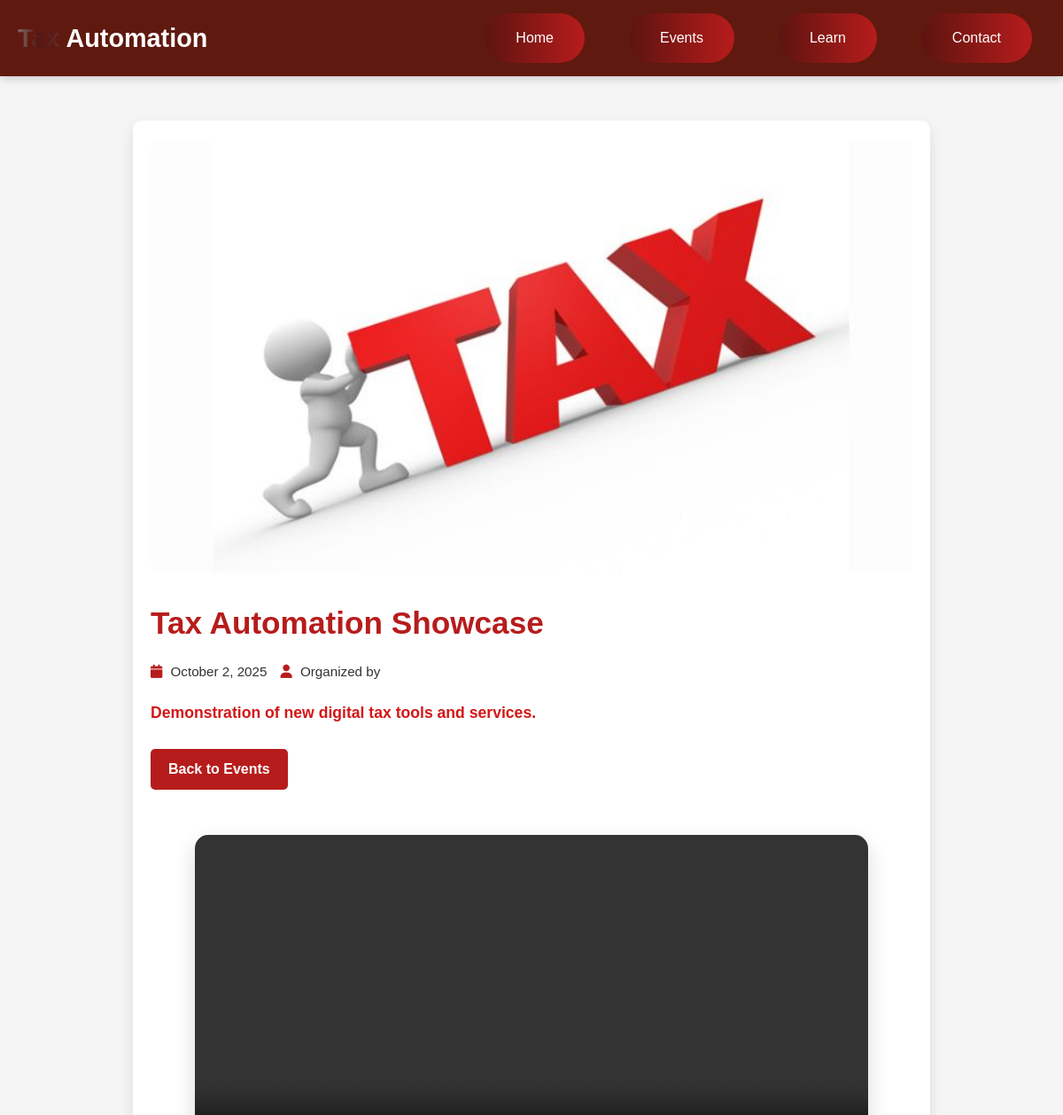
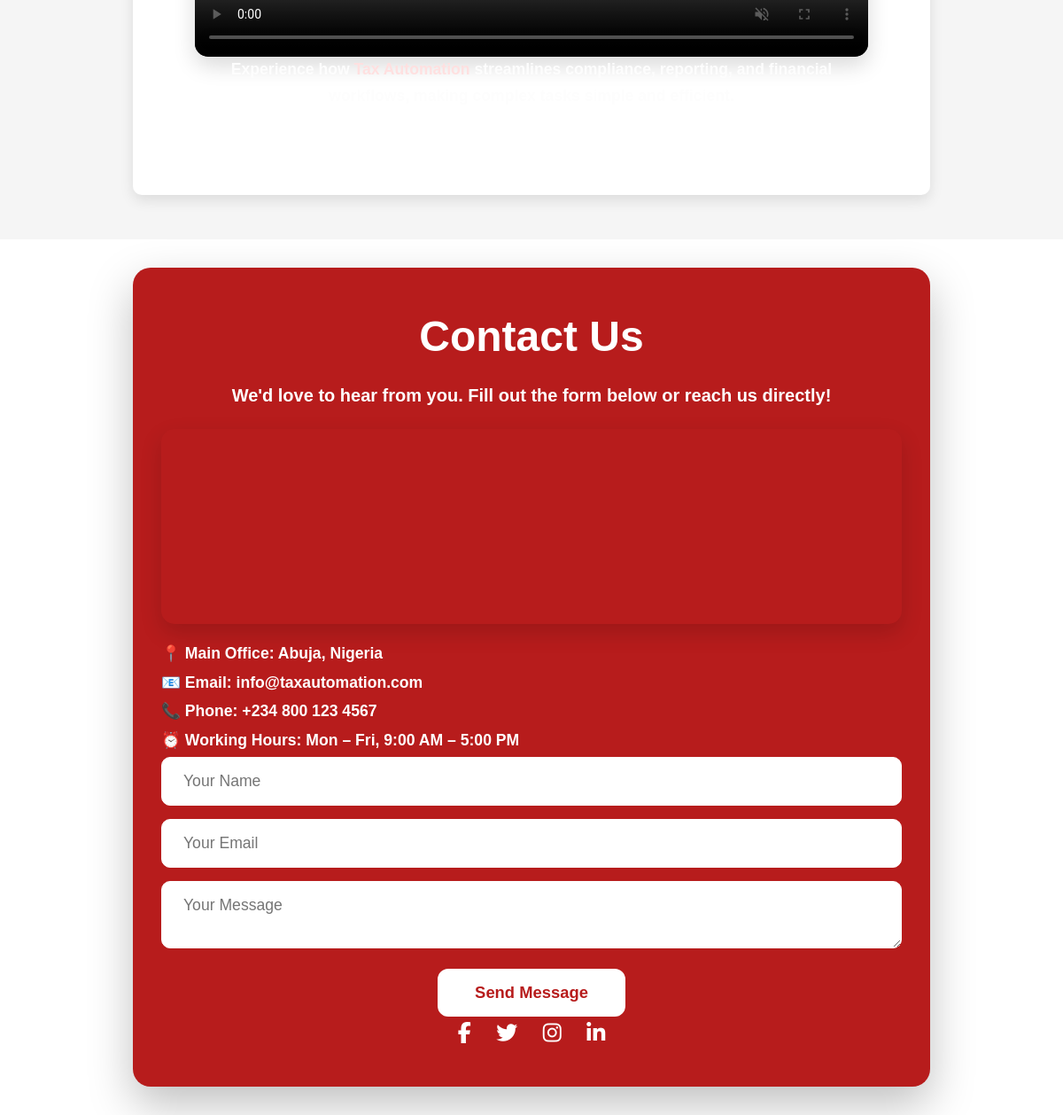
/event/2/, run on the app's committed database (2 pictures, top to bottom).
### siteapp/models.py (models this page shows, shortened)
class Event(models.Model):
    title = models.CharField(max_length=200)
    description = models.TextField(blank=True, null=True)
    image = models.ImageField(upload_to='events/')
    date = models.DateField(blank=True, null=True)
    location = models.CharField(max_length=200, blank=True, null=True)  # <-- Add this field

### siteapp/views.py (the view)
# urls.py: path('event/<int:event_id>/', views.event_detail, name='event_detail'),  # Event detail
def event_detail(request, event_id):
    event = get_object_or_404(Event, id=event_id)
    return render(request, 'siteapp/event_detail.html', {'event': event})

### siteapp/templates/siteapp/event_detail.html (shortened to what this page needs)
{% extends 'siteapp/base.html' %} {% load static %} {% block title %}{{ event.title }} | Tax Automation{% endblock %} {% block content %}
<section class="event-detail">
    {% if event.image %}
    <img src="{{ event.image.url }}" alt="{{ event.title }}"> {% endif %}
    <h1>{{ event.title }}</h1>
    <div class="event-meta">
        <span><i class="fa fa-calendar"></i> {{ event.date|date:"F j, Y" }}</span>
        <span><i class="fa fa-user"></i> Organized by {{ event.organizer }}</span>
    </div>
    <p>{{ event.description }}</p>
    <a href="{% url 'index' %}#events" class="back-link">Back to Events</a>
    <section class="normal-video-section">
        <div class="video-wrapper">
            <video autoplay muted loop controls class="normal-video">
            <source src="{% static 'siteapp/videos/background.mp4' %}" type="video/mp4">
        </video>
            <p class="video-description">
                Experience how <strong>Tax Automation</strong> streamlines compliance, reporting, and financial workflows, making complex tasks simple and efficient.
            </p>
        </div>
    </section>
</section>
{% endblock %}

### siteapp/static/siteapp/css/styles.css (style rules this page uses)
:root { --primary: #b71c1c; --accent: #ff6f61; --text-light: #fff; --text-dark: #222; }
* { margin: 0; padding: 0; box-sizing: border-box; font-family: 'Arial', sans-serif; }
body { -ms-overflow-style: none; scrollbar-width: none; overflow-y: scroll; font-family: 'DM Sans', system-ui, Arial, sans-serif; margin: 0; color: #111; background: #fff; width: 100%; }
body { line-height: 1.6; color: var(--text-dark); background: #f5f5f5; }
p { color: #d31717; line-height: 1.8; font-size: 5rem; font-weight: 570; }
a { text-decoration: none; color: inherit; font-weight: 870; color: #dad8d7; }
.event-detail { max-width: 900px; margin: 50px auto; padding: 20px; background: #fff; color: #b71c1c; border-radius: 10px; box-shadow: 0 6px 15px rgba(0, 0, 0, 0.1); font-family: 'DM Sans', sans-serif; }
.event-detail img { width: 100%; height: auto; border-radius: 10px; margin-bottom: 20px; object-fit: cover; }
.event-detail h1 { font-size: 2.2rem; margin-bottom: 15px; color: #b71c1c; font-weight: 700; }
.event-meta { display: flex; flex-wrap: wrap; gap: 15px; font-size: 0.95rem; color: #333; margin-bottom: 20px; }
.event-meta i { margin-right: 5px; color: #b71c1c; }
.event-detail p { font-size: 1.1rem; line-height: 1.7; margin-bottom: 25px; }
.back-link { display: inline-block; background: #b71c1c; color: #fff; padding: 10px 20px; border-radius: 5px; text-decoration: none; font-weight: 600; transition: background 0.3s; }
.video-description { font-size: 1.1rem; line-height: 1.7; margin-bottom: 30px; color: #fdfdfd; }
.video-description strong { color: #ffe0e0; }
.normal-video-section { justify-content: center; align-items: center; position: relative; margin-top: 40px; padding: 50px 50px; border-radius: 10px; overflow: hidden; }
.normal-video-section video { width: 100%; max-height: 500px; object-fit: cover; display: block; }
.video-wrapper { max-width: 900px; width: 100%; text-align: center; }
.normal-video-section::after { content: ''; position: absolute; inset: 0; pointer-events: none; }
.normal-video-section { display: flex; justify-content: center; margin: 1px 0; }
.normal-video { width: 90%; max-width: 800px; height: auto; border-radius: 15px; box-shadow: 0 10px 25px rgba(0, 0, 0, 0.15); }

### data on the page
Event: image (picture), title "Tax Automation Showcase", date "October 2, 2025", description "Demonstration of new digital tax tools and services."
